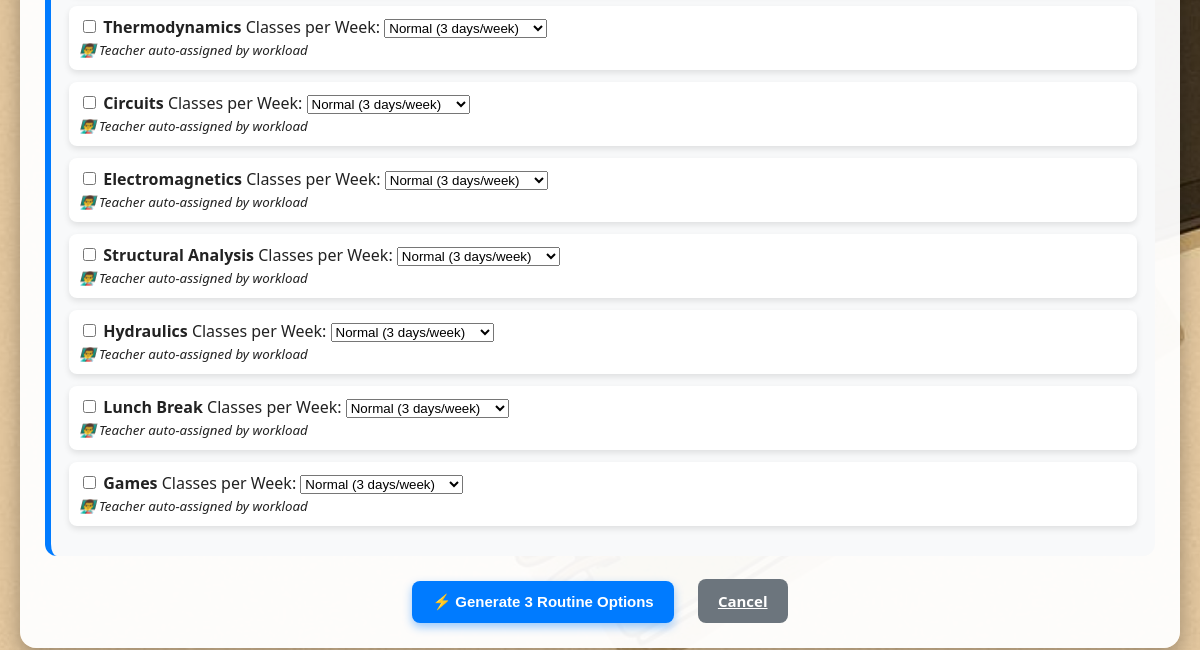
The app's page /generate_routine/7 (lower part), older data.
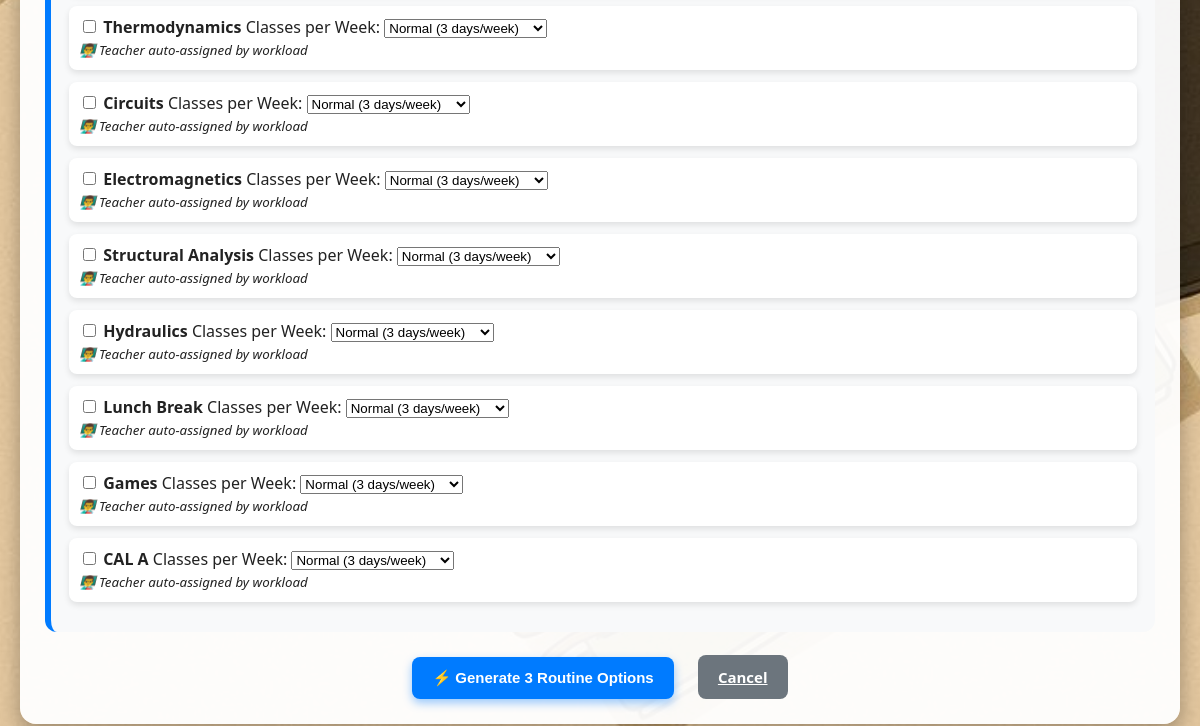
The same page, newer data.
### app.py (models this page shows)
class Subject(db.Model):
    __tablename__ = 'subject'
    id = db.Column(db.Integer, primary_key=True, autoincrement=True)
    name = db.Column(db.String(100), nullable=False)
    department_id = db.Column(db.Integer, db.ForeignKey('department.id'), nullable=False)
    teacher_id = db.Column(db.Integer, db.ForeignKey('teacher.id'), nullable=True)
    routine_slots = db.relationship('RoutineSlot', back_populates='subject')

### app.py (the view, shortened to what this page needs)
@app.route('/generate_routine/<int:section_id>', methods=['GET', 'POST'])
def generate_routine(section_id):
    dean = Teacher.query.filter_by(is_dean=True).first()
    section = Section.query.get_or_404(section_id)
    subjects = Subject.query.all()
    if request.method == 'GET':
        return render_template(
            'generate_routine.html',
            dean=dean,
            section=section,
            subjects=subjects,
            fixed_subjects=[]
        )

### templates/generate_routine.html (shortened to what this page needs)
<!DOCTYPE html>
<html lang="en">
<head>
</head>
<body>
    <div class="container">
        <form method="POST" action="{{ url_for('generate_routine', section_id=section.id) }}">
            <div class="form-card">
                {% for subject in subjects %}
                    {% if not subject.is_fixed %}
                    <div class="subject-box">
                        <input type="checkbox" name="subject_ids" value="{{ subject.id }}" id="sub{{ subject.id }}">
                        <label for="sub{{ subject.id }}"><strong>{{ subject.name }}</strong></label>
                        <label>Classes per Week:</label>
                        <select name="classes_{{ subject.id }}">
                            <option value="3">Normal (3 days/week)</option>
                        </select>
                        <br>
                        <small><em>👨‍🏫 Teacher auto-assigned by workload</em></small>
                    </div>
                    {% endif %}
                {% endfor %}
            </div>
            <div class="btn-area">
                <button type="submit" class="btn btn-primary">⚡ Generate 3 Routine Options</button>
                <a href="{{ url_for('deandashboard', id=dean.id) }}" class="btn btn-secondary">Cancel</a>
            </div>
        </form>
    </div>
</body>
</html>

Row changes from the older to the newer data that the page shows:
added Subject: name "CAL A", id "Normal (3 days/week)"
